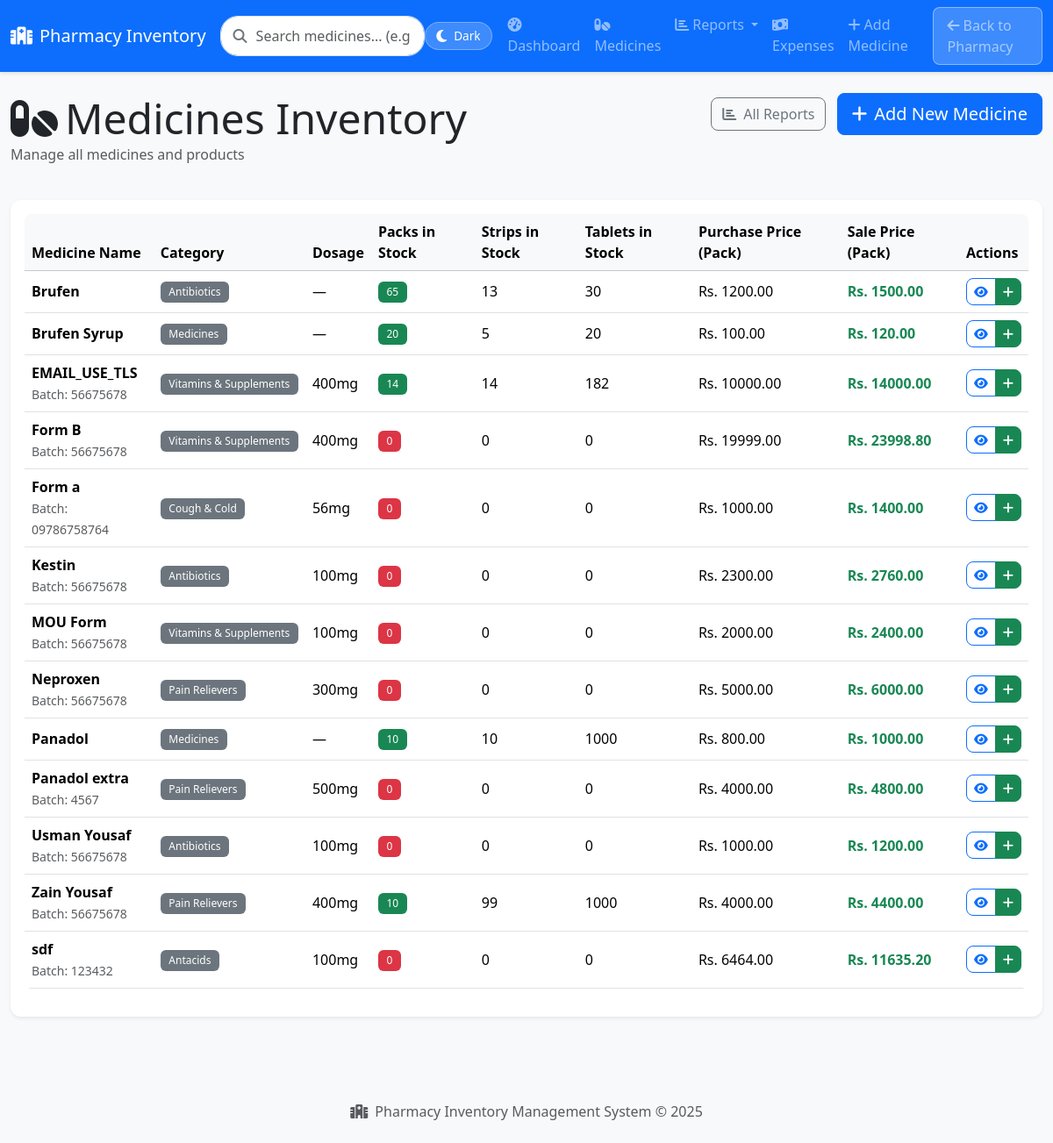
Screenshot of /inventory/products/ with the database file from the repository.
### inventory/models.py (models this page shows, shortened)
class Product(models.Model):
    MEDICINE_FORM_CHOICES = [
        ('tablet', 'Tablet'),
        ('capsule', 'Capsule'),
        ('syrup', 'Syrup'),
        ('injection', 'Injection'),
        ('drops', 'Drops'),
        ('ointment', 'Ointment/Cream'),
        ('inhaler', 'Inhaler'),
        ('suppository', 'Suppository'),
        ('other', 'Other'),
    ]
    id = models.UUIDField(primary_key=True, default=uuid.uuid4, editable=False)
    name = models.CharField(max_length=255)
    category = models.ForeignKey(ProductCategory, on_delete=models.SET_NULL, null=True, blank=True)
    distributor = models.CharField(max_length=255, blank=True, null=True, help_text='Medicine distributor/supplier name')
    medicine_form = models.CharField(max_length=20, choices=MEDICINE_FORM_CHOICES, default='tablet', help_text='Form of medicine (tablet, syrup, injection, etc.)')
    products_in_box = models.PositiveIntegerField(default=1, help_text='How many product-units in this entry (usually 1 box)')
    items_per_product = models.PositiveIntegerField(default=1, help_text='How many items (eg packs) are inside one product unit (box)')
    subitems_per_item = models.PositiveIntegerField(default=1, help_text='How many sub-items (eg tablets) in each item')
    weight_or_quantity = models.CharField(max_length=100, blank=True, null=True, help_text='Optional textual description of weight/volume/quantity')
    purchase_price = models.DecimalField(max_digits=18, decimal_places=6, default=Decimal('0.0'), help_text='Purchase price for the product unit (usually a box)')
    purchase_price_per_item = models.DecimalField(max_digits=18, decimal_places=6, editable=False, default=Decimal('0.0'))
    purchase_price_per_subitem = models.DecimalField(max_digits=18, decimal_places=6, editable=False, default=Decimal('0.0'))
    sale_price = models.DecimalField(max_digits=18, decimal_places=6, null=True, blank=True, help_text='Sale price for product unit')
    sale_price_per_item = models.DecimalField(max_digits=18, decimal_places=6, null=True, blank=True, editable=False)
    sale_price_per_subitem = models.DecimalField(max_digits=18, decimal_places=6, null=True, blank=True, editable=False)
    purchase_margin_percent = models.DecimalField(max_digits=6, decimal_places=2, default=Decimal('0.00'), help_text='Expected margin percent to compute sale prices if sale prices not given')
    discount_percent = models.DecimalField(max_digits=6, decimal_places=2, default=Decimal('0.00'), help_text='Discount percent to apply at sale time (informational)')
    distributor_discount_percent = models.DecimalField(max_digits=6, decimal_places=2, default=Decimal('0.00'), help_text='Discount percentage provided by distributor on purchase')
    distributor_discount_pkr = models.DecimalField(max_digits=18, decimal_places=2, default=Decimal('0.00'), help_text='Discount amount in PKR provided by distributor')
    net_purchase_price = models.DecimalField(max_digits=18, decimal_places=6, default=Decimal('0.00'), help_text='Purchase price after distributor discount')
    rack_no = models.CharField(max_length=100, blank=True, null=True)
    expiry_date = models.DateField(null=True, blank=True)
    inventory_receipt_date = models.DateField(default=timezone.now)
    batch_no = models.CharField(max_length=200, blank=True, null=True)
    total_boxes = models.DecimalField(max_digits=18, decimal_places=6, default=Decimal('0.0'))
    total_items = models.DecimalField(max_digits=18, decimal_places=6, default=Decimal('0.0'))
    total_subitems = models.DecimalField(max_digits=18, decimal_places=6, default=Decimal('0.0'))
    created_at = models.DateTimeField(auto_now_add=True)
    updated_at = models.DateTimeField(auto_now=True)
    class Meta:
        ordering = ('name',)

class ProductCategory(models.Model):
    name = models.CharField(max_length=200, unique=True)
    def __str__(self):
        return self.name

### inventory/views.py (the view)
# urls.py: path("products/", views.product_list, name="product_list"),
def product_list(request):
    products = Product.objects.all().order_by('name')
    return render(request, "inventory/product_list.html", {"products": products})

### templates/inventory/product_list.html (shortened to what this page needs)
{% extends "inventory/base.html" %}
{% load static %}
{% block content %}
<div class="container-fluid py-4">
    <div class="row mb-4">
        <div class="col-md-6">
            <h1 class="display-5 mb-0">
                <i class="fas fa-pills me-2"></i>Medicines Inventory
            </h1>
            <p class="text-muted">Manage all medicines and products</p>
        </div>
        <div class="col-md-6 text-end">
            <a class="btn btn-outline-secondary me-2" href="{% url 'inventory:all_reports' %}">
                <i class="fas fa-chart-bar me-2"></i>All Reports
            </a>
            <a class="btn btn-primary btn-lg" href="{% url 'inventory:product_create' %}">
                <i class="fas fa-plus me-2"></i>Add New Medicine
            </a>
        </div>
    </div>
    <div class="card border-0 shadow-sm">
        <div class="card-body">
            <div class="table-responsive">
                <table class="table table-hover align-middle">
                    <thead class="table-light">
                        <tr>
                            <th>Medicine Name</th>
                            <th>Category</th>
                            <th>Dosage</th>
                            <th>Packs in Stock</th>
                            <th>Strips in Stock</th>
                            <th>Tablets in Stock</th>
                            <th>Purchase Price (Pack)</th>
                            <th>Sale Price (Pack)</th>
                            <th>Actions</th>
                        </tr>
                    </thead>
                    <tbody>
                        {% for p in products %}
                        <tr>
                            <td>
                                <div class="fw-bold">{{ p.name }}</div>
                                {% if p.batch_no %}
                                    <small class="text-muted">Batch: {{ p.batch_no }}</small>
                                {% endif %}
                            </td>
                            <td>
                                {% if p.category %}
                                    <span class="badge bg-secondary">{{ p.category }}</span>
                                {% else %}
                                    <span class="text-muted">—</span>
                                {% endif %}
                            </td>
                            <td>{{ p.weight_or_quantity|default:"—" }}</td>
                            <td>
                                <span class="badge {% if p.total_boxes < 5 %}bg-danger{% else %}bg-success{% endif %}">
                                    {{ p.total_boxes|floatformat:0 }}
                                </span>
                            </td>
                            <td>{{ p.total_items|floatformat:0 }}</td>
                            <td>{{ p.total_subitems|floatformat:0 }}</td>
                            <td>Rs. {{ p.purchase_price|floatformat:2 }}</td>
                            <td class="text-success fw-bold">Rs. {{ p.sale_price|floatformat:2 }}</td>
                            <td>
                                <div class="btn-group" role="group">
                                    <a class="btn btn-sm btn-outline-primary" href="{% url 'inventory:product_detail' p.pk %}" title="View Details">
                                        <i class="fas fa-eye"></i>
                                    </a>
                                    <a class="btn btn-sm btn-success" href="{% url 'inventory:product_purchase' p.pk %}" title="Add Stock">
                                        <i class="fas fa-plus"></i>
                                    </a>
                                </div>
                            </td>
                        </tr>
                        {% endfor %}
                    </tbody>
                </table>
            </div>
        </div>
    </div>
</div>
{% endblock %}

### templates/inventory/base.html (style rules this page uses)
:root { --primary-color: #0d6efd; --secondary-color: #6c757d; --success-color: #198754; --info-color: #0dcaf0; --warning-color: #ffc107; --danger-color: #dc3545; --bg-color: #f8f9fa; --text-color: #212529; --card-bg: #ffffff; --card-border: #dee2e6; --input-bg: #ffffff; --input-border: #dee2e6; --table-bg: #ffffff; --table-hover: #f8f9fa; --table-border: #dee2e6; --navbar-bg: #0d6efd; --footer-bg: #f8f9fa; --dropdown-bg: #ffffff; --modal-bg: #ffffff; }
body { background: var(--bg-color); color: var(--text-color); font-family: 'Segoe UI', Tahoma, Geneva, Verdana, sans-serif; transition: background-color 0.3s ease, color 0.3s ease; }
.card { border-radius: 12px; transition: all 0.3s ease; background-color: var(--card-bg); border-color: var(--card-border); color: var(--text-color); }
.btn { border-radius: 8px; font-weight: 500; transition: all 0.3s ease; }
.table { border-radius: 8px; overflow: hidden; background-color: var(--table-bg); color: var(--text-color); }
.badge { padding: 0.5em 0.8em; font-weight: 500; }

### rows the page displays
Product: name "Brufen", category "Antibiotics", weight_or_quantity "—", total_boxes "65", total_items "13", total_subitems "30", purchase_price "1200.00", sale_price "1500.00"
Product: name "Brufen Syrup", category "Medicines", weight_or_quantity "—", total_boxes "20", total_items "5", total_subitems "20", purchase_price "100.00", sale_price "120.00"
Product: name "EMAIL_USE_TLS", batch_no "56675678", category "Vitamins & Supplements", weight_or_quantity "400mg", total_boxes "14", total_items "14", total_subitems "182", purchase_price "10000.00", sale_price "14000.00"
Product: name "Form B", batch_no "56675678", category "Vitamins & Supplements", weight_or_quantity "400mg", total_boxes "0", total_items "0", total_subitems "0", purchase_price "19999.00", sale_price "23998.80"
Product: name "Form a", batch_no "09786758764", category "Cough & Cold", weight_or_quantity "56mg", total_boxes "0", total_items "0", total_subitems "0", purchase_price "1000.00", sale_price "1400.00"
Product: name "Kestin", batch_no "56675678", category "Antibiotics", weight_or_quantity "100mg", total_boxes "0", total_items "0", total_subitems "0", purchase_price "2300.00", sale_price "2760.00"
Product: name "MOU Form", batch_no "56675678", category "Vitamins & Supplements", weight_or_quantity "100mg", total_boxes "0", total_items "0", total_subitems "0", purchase_price "2000.00", sale_price "2400.00"
Product: name "Neproxen", batch_no "56675678", category "Pain Relievers", weight_or_quantity "300mg", total_boxes "0", total_items "0", total_subitems "0", purchase_price "5000.00", sale_price "6000.00"
Product: name "Panadol", category "Medicines", weight_or_quantity "—", total_boxes "10", total_items "10", total_subitems "1000", purchase_price "800.00", sale_price "1000.00"
Product: name "Panadol extra", batch_no "4567", category "Pain Relievers", weight_or_quantity "500mg", total_boxes "0", total_items "0", total_subitems "0", purchase_price "4000.00", sale_price "4800.00"
Product: name "Usman Yousaf", batch_no "56675678", category "Antibiotics", weight_or_quantity "100mg", total_boxes "0", total_items "0", total_subitems "0", purchase_price "1000.00", sale_price "1200.00"
Product: name "Zain Yousaf", batch_no "56675678", category "Pain Relievers", weight_or_quantity "400mg", total_boxes "10", total_items "99", total_subitems "1000", purchase_price "4000.00", sale_price "4400.00"
Product: name "sdf", batch_no "123432", category "Antacids", weight_or_quantity "100mg", total_boxes "0", total_items "0", total_subitems "0", purchase_price "6464.00", sale_price "11635.20"
